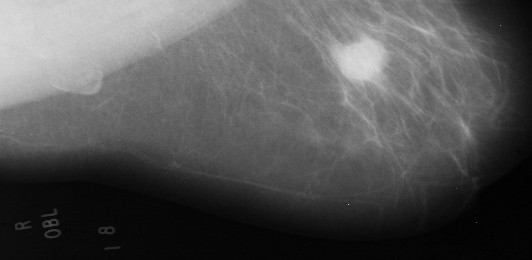
#> input picture dataset/jpeg/mdb028rl.jpeg, 532 x 260 px; its folder holds only this picture in this run
$ python solution.py   (older library calls are emulated)
#> lines starting #> are read from the running program, lines starting #| are printed output that depends on the picture; after the words box and inside, x2 and y2 are one past the last pixel; in counts of white or black regions, pixels touching at a corner belong together
import numpy as np
import os
import glob
import matplotlib.pyplot as plt
import cv2

def read_image(img):
  img = cv2.imread(img, cv2.IMREAD_GRAYSCALE)
  img = cv2.resize(img, (532, 260))

  return img

def band_pass_filter(img, image_name):

    # Aplica a transformada rápida de Fourier na imagem e centraliza baixa frequência
    f = np.fft.fft2(img)
    fshift = np.fft.fftshift(f)

    fshift_norm = cv2.normalize(np.abs(fshift), None, 0, 255, cv2.NORM_MINMAX, dtype=cv2.CV_8U)
    write_image("./results/fft/fft_" + image_name, fshift_norm)

    # Aplica filtro passa faixa
    rows, cols = img.shape

    mask = np.zeros((rows, cols), np.uint8)
    r1, r2 = 10, 220
    c1, c2 = 10, 220
    mask[r1:r2, c1:c2] = 1

    # Aplicar a máscara na imagem transformada
    fshift = fshift * mask
    fshift_norm = cv2.normalize(np.abs(fshift), None, 0, 255, cv2.NORM_MINMAX, dtype=cv2.CV_8U)
    write_image("./results/band_pass_filter/band_pass_filter_" + image_name, fshift_norm)

    # Aplicação da transformada inversa para pegar o retorno da imagem
    f_ishift = np.fft.ifftshift(fshift)
    img_inverted = np.fft.ifft2(f_ishift)
    img_inverted = np.real(img_inverted)
    write_image("./results/ifft/ifft_" + image_name, img_inverted)

    return img_inverted

def segmentation(img):
  # Aplica o método de Otsu para separar a região da mama do fundo
  img = img.astype("uint8")

  # Aplica um filtro gaussiano para suavizar a imagem
  img = cv2.GaussianBlur(img, (37, 37), 0)

  # Aplica o limiar
  _, thresholded = cv2.threshold(img, 35, 255, cv2.THRESH_BINARY)

  return thresholded

def black_filter(img):
    mask = cv2.threshold(img, 100, 255, cv2.THRESH_BINARY)[1]

    # Aplicar a máscara na imagem original
    img_black_filter = cv2.bitwise_and(img, img, mask=mask)

    return img_black_filter

def show(img):
    plt.imshow(cv2.cvtColor(img, cv2.COLOR_BGR2RGB))
    plt.show()

def contrast(img):
    ALPHA_OFFSET = 1.40

    # Calcula os valores mínimo e máximo dos pixels
    min_val, max_val, _, _ = cv2.minMaxLoc(img)

    # Aplica a transformação linear para aumentar o contraste
    alpha = 255 / (max_val - min_val) # quanto maior o valor de alpha, maior o contraste
    beta = -alpha * min_val
    img_contrast = cv2.convertScaleAbs(img, alpha=alpha*ALPHA_OFFSET, beta=beta)

    return img_contrast

def convert_images():
    image_list = [i for i in os.listdir("./dataset")  if i.endswith(".pgm")]

    for image in image_list:
        # Carrega a imagem PGM
        img = read_image("./dataset/" + image)
        image = image.split('.')[0]

        # Salva a imagem no formato JPEG
        cv2.imwrite("./dataset/jpeg/" + image + ".jpeg", img, [int(cv2.IMWRITE_JPEG_QUALITY), 90])


def polygon_contours(img_proc, img_base):

    PERIMETER_PRECISION = 0.04
    MIN_AREA = 200
    VERTICES = 4

    # Encontra os contornos na imagem
    contours, hierarchy = cv2.findContours(img_proc, cv2.RETR_TREE, cv2.CHAIN_APPROX_SIMPLE)
    selected_contours = []

    height, width = img_proc.shape[:2]
    # Verifica se cada contorno é uma curva fechada
    for contour in contours:

        if cv2.contourArea(contour) < MIN_AREA:
            continue
        # Obtém o retângulo delimitador do contorno
        x, y, w, h = cv2.boundingRect(contour)

        # Verifica se o retângulo delimitador não coincide com as bordas da imagem
        if x > 0 and y > 0 and x + w < width and y + h < height:
            # Calcula o comprimento do contorno
            perimeter = cv2.arcLength(contour, True)

            # Aproxima o contorno por um polígono
            approx = cv2.approxPolyDP(contour, PERIMETER_PRECISION*perimeter, True)

            # Verifica se o polígono tem um número de vértices próximo de 4
            if len(approx) > VERTICES:
                selected_contours.append(contour)

    selected_contours = sorted(selected_contours, key=lambda c: cv2.contourArea(c), reverse=True)

    if len(selected_contours) > 0:
        img_base = cv2.cvtColor(img_base, cv2.COLOR_GRAY2RGB)
        cv2.drawContours(img_base, [selected_contours[0]], -1, (127, 0, 255), 3)
        write_text("With Nodule", img_base)
    else:
        write_text("No Nodule", img_base)

    return img_base

def images_processing():
    images_path = glob.glob("./dataset/jpeg/*.jpeg")

    for image_path in images_path:
        image_name = image_path.split('/')[-1]
        img_base = img = read_image(image_path)
#> in read_image, img is the input picture: shape (260, 532); min 0, max 218, mean 83.8

        img = contrast(img)
#> in contrast, `min_val, max_val, _, _ = cv2.minMaxLoc(img)`: min_val = 0; max_val = 218
#> in contrast, `alpha = 255 / (max_val - min_val)`: alpha = 1.17
#> in contrast, `beta = -alpha * min_val`: beta = 0
        write_image("./results/high_contrast/high_contrast_" + image_name, img)

        img = black_filter(img)
#> in black_filter, `mask = cv2.threshold(img, 100, 255, cv2.THRESH_BINARY)[1]`:
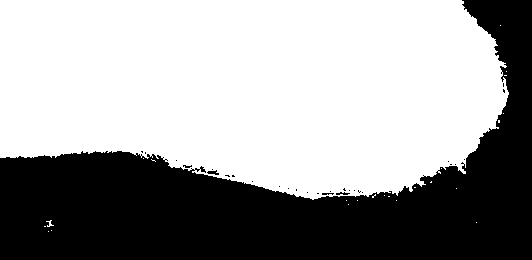
#> mask: shape (260, 532); 61.4% white; 29 black regions (26 under 20 px), largest, box (x1, y1, x2, y2) and area: (0, 0, 532, 260) 53186, (207, 170, 219, 175) 34, (336, 192, 350, 195) 26
#> in black_filter, `img_black_filter = cv2.bitwise_and(img, img, mask=mask)`:
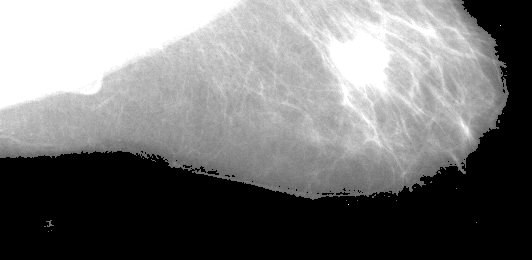
#> img_black_filter: shape (260, 532); min 0, max 255, mean 117.9
        write_image("./results/black_filter/black_filter_" + image_name, img)

        img = band_pass_filter(img, image_name)
#> in band_pass_filter, `img_inverted = np.real(img_inverted)`:
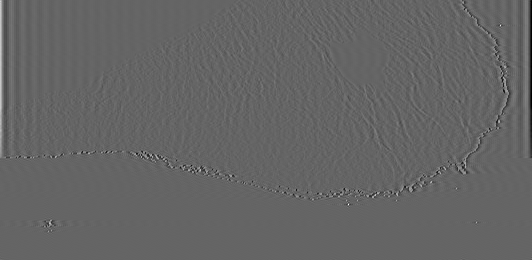
#> img_inverted: shape (260, 532) float64; min -52.5, max 80, mean 0; drawn with min black and max white
#> in write_image (call 5), `cv2.imwrite(path, image, [int(cv2.IMWRITE_JPEG_QUALITY), 90])`:
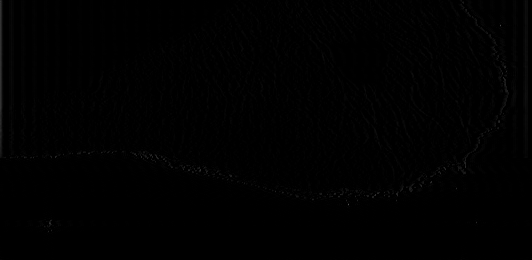
#> saved as ifft_mdb028rl.jpeg: shape (260, 532); min 0, max 80, mean 0.9

        img = segmentation(img)
#> in segmentation, `img = cv2.GaussianBlur(img, (37, 37), 0)`:
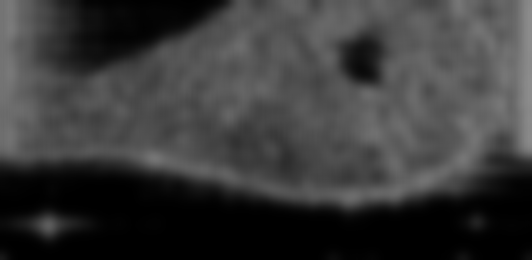
#> img: shape (260, 532); min 0, max 140, mean 57.3
#> in segmentation, `_, thresholded = cv2.threshold(img, 35, 255, cv2.THRESH_BINARY)`:
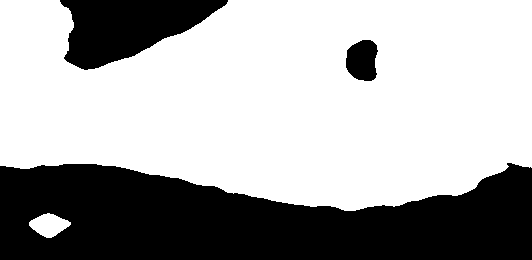
#> thresholded: shape (260, 532); 66% white; 3 black regions
        write_image("./results/segmented/segmented_" + image_name, img)

        img = polygon_contours(img, img_base)
#> in polygon_contours, `contours, hierarchy = cv2.findContours(img_proc, cv2.RETR_TREE, cv2.CH..`: contours = 3 contours; box (x1, y1, x2, y2) and area: (0, 0, 532, 211) 90997, (345, 39, 379, 82) 1104, (29, 213, 71, 238) 610
#> the loop in polygon_contours, `for contour in contours: ` made 3 passes
#> (x, y, w, h, perimeter, approx) on pass 1: (29, 213, 42, 25, 104.8, [[29, 222], [46, 237], [70, 224], [49, 213]])
#> (x, y, w, h, perimeter) on pass 3: (345, 39, 34, 43, 130)
#> after the loop in polygon_contours, `for contour in contours:`: selected_contours = 1 contour; box (x1, y1, x2, y2) and area: (345, 39, 379, 82) 1104
#> in polygon_contours, `cv2.drawContours(img_base, [selected_contours[0]], -1, (127, 0, 255), 3)`:
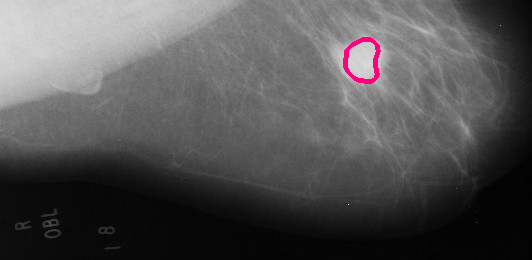
#> img_base: shape (260, 532, 3); 0.41% of pixels changed, all inside (x1, y1, x2, y2) = (343, 37, 381, 84)
        write_image("./results/with_contours/contours_" + image_name, img)

def write_image(path, image):
    cv2.imwrite(path, image, [int(cv2.IMWRITE_JPEG_QUALITY), 90])

def write_text(text, img):
    org = (5, img.shape[0] - 5)
    font = cv2.FONT_HERSHEY_SIMPLEX
    fontScale = .8
    color = (127, 0, 255)
    thickness = 1
    lineType = cv2.LINE_AA
    cv2.putText(img, text, org, font, fontScale, color, thickness, lineType)
    return img

if '__main__' == __name__:
    images_processing()

$ run again, on dataset/jpeg/mdb211lm.jpeg
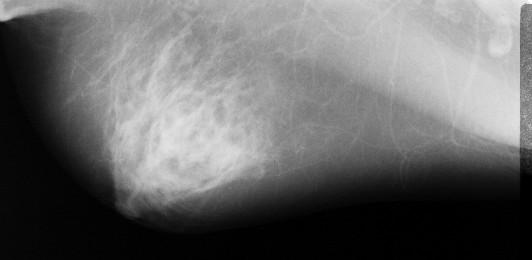
#> input picture dataset/jpeg/mdb211lm.jpeg, 532 x 260 px
#> in read_image, img is the input picture: shape (260, 532); min 0, max 255, mean 103.3
#> min_val = 0; max_val = 255
#> alpha = 1
#> beta = 0
#> in black_filter, `mask = cv2.threshold(img, 100, 255, cv2.THRESH_BINARY)[1]`:
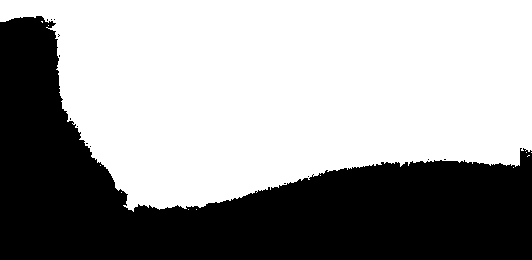
#> mask: shape (260, 532); 61% white; 14 black regions (13 under 20 px), largest, box (x1, y1, x2, y2) and area: (0, 16, 532, 260) 53916
#> thresholded: shape (260, 532); 59.5% white; 4 black regions
#> contours = 4 contours, 1 with area under 20; largest, box (x1, y1, x2, y2) and area: (0, 0, 532, 217) 89388, (127, 81, 249, 184) 7974, (455, 107, 464, 115) 34
#> the loop in polygon_contours, `for contour in contours: ` made 4 passes
#> (x, y, w, h, perimeter) on pass 3: (127, 81, 122, 103, 393.4)
#> after the loop in polygon_contours, `for contour in contours:`: selected_contours = 1 contour; box (x1, y1, x2, y2) and area: (127, 81, 249, 184) 7974
#> in polygon_contours, `cv2.drawContours(img_base, [selected_contours[0]], -1, (127, 0, 255), 3)`:
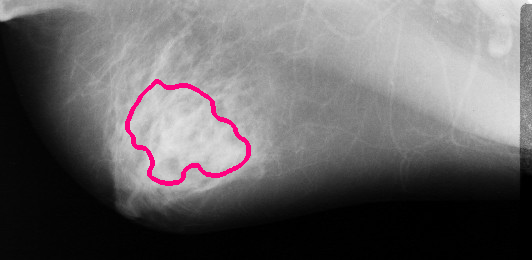
#> img_base: shape (260, 532, 3); 1.21% of pixels changed, all inside (x1, y1, x2, y2) = (125, 79, 251, 186)

$ run again, on dataset/jpeg/mdb212rm.jpeg
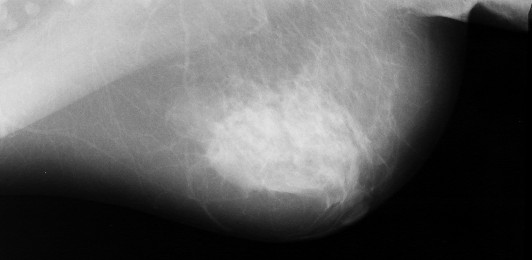
#> input picture dataset/jpeg/mdb212rm.jpeg, 532 x 260 px
#> in read_image, img is the input picture: shape (260, 532); min 0, max 226, mean 96.8
#> min_val = 0; max_val = 226
#> alpha = 1.13
#> beta = 0
#> in black_filter, `mask = cv2.threshold(img, 100, 255, cv2.THRESH_BINARY)[1]`:
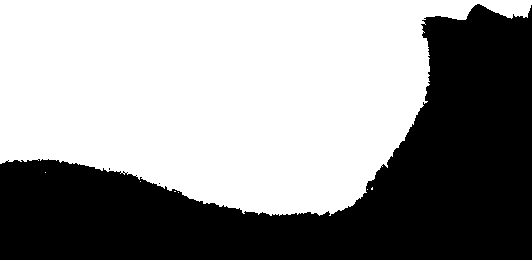
#> mask: shape (260, 532); 57.7% white; 3 black regions (2 under 20 px), largest, box (x1, y1, x2, y2) and area: (0, 4, 532, 260) 58442
#> thresholded: shape (260, 532); 52% white; 6 black regions (1 under 20 px)
#> contours = 4 contours, 1 with area under 20; largest, box (x1, y1, x2, y2) and area: (0, 0, 532, 223) 88073, (184, 33, 365, 189) 17004, (444, 26, 480, 37) 265
#> the loop in polygon_contours, `for contour in contours: ` made 4 passes
#> (x, y, w, h, perimeter) on passes 3 to 4: (184, 33, 181, 156, 597.9), (444, 26, 36, 11, 83.46)
#> after the loop in polygon_contours, `for contour in contours:`: selected_contours = 2 contours; box (x1, y1, x2, y2) and area: (184, 33, 365, 189) 17004, (444, 26, 480, 37) 265
#> in polygon_contours, `cv2.drawContours(img_base, [selected_contours[0]], -1, (127, 0, 255), 3)`:
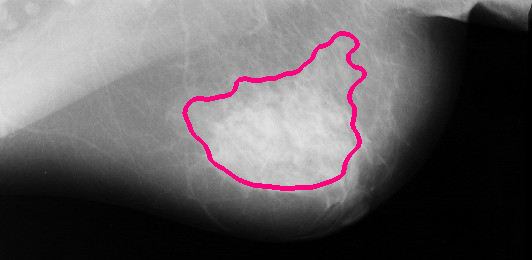
#> img_base: shape (260, 532, 3); 1.85% of pixels changed, all inside (x1, y1, x2, y2) = (182, 31, 367, 191)

$ run again, on dataset/jpeg/mdb244rm.jpeg
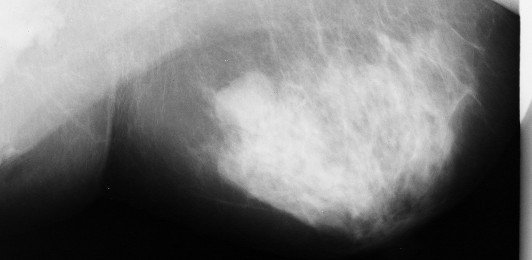
#> input picture dataset/jpeg/mdb244rm.jpeg, 532 x 260 px
#> in read_image, img is the input picture: shape (260, 532); min 0, max 247, mean 118.5
#> min_val = 0; max_val = 247
#> alpha = 1.03
#> beta = 0
#> mask: shape (260, 532); 64.4% white; 13 black regions (12 under 20 px), largest, box (x1, y1, x2, y2) and area: (0, 3, 522, 260) 49184
#> thresholded: shape (260, 532); 57% white; 4 black regions
#> contours = 4 contours; box (x1, y1, x2, y2) and area: (0, 0, 532, 260) 100696, (224, 43, 437, 205) 23151, (104, 185, 113, 193) 44, (482, 144, 490, 151) 30
#> the loop in polygon_contours, `for contour in contours: ` made 4 passes
#> (x, y, w, h, perimeter) on pass 4: (224, 43, 213, 162, 716.3)
#> after the loop in polygon_contours, `for contour in contours:`: selected_contours = 1 contour; box (x1, y1, x2, y2) and area: (224, 43, 437, 205) 23151
#> in polygon_contours, `cv2.drawContours(img_base, [selected_contours[0]], -1, (127, 0, 255), 3)`:
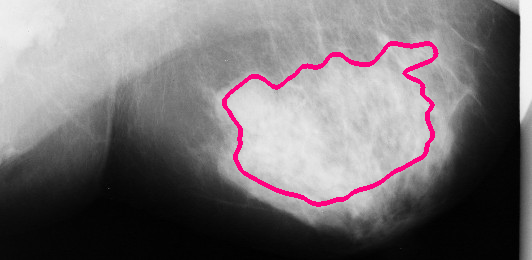
#> img_base: shape (260, 532, 3); 2.18% of pixels changed, all inside (x1, y1, x2, y2) = (222, 41, 439, 207)
